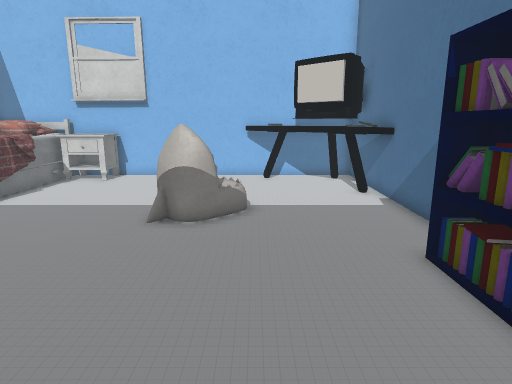
[1] (above)

15 first-person views from a walk through a Unity game level. The camera is 1.5 m above the floor, tilts 12° down and sees 75° across. The floor is counted in squares, 0.5 m on a side. Each view is taken from the middle of a square. On the plan, view 1 faces up. The plan holds only what a view shows up to about 20 squares ahead; the rest is blank. The player is left out. Some surface patterns are stand-ins.

[2]
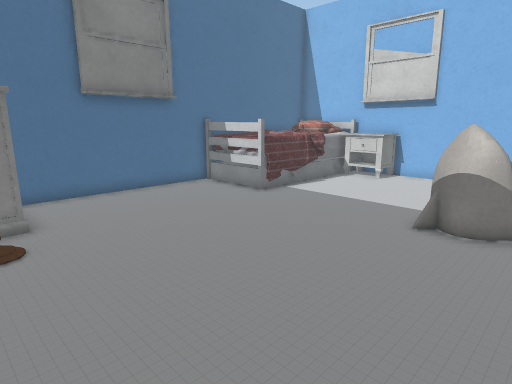

[3]
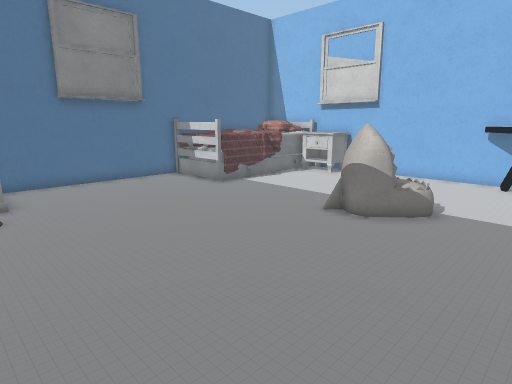

[4]
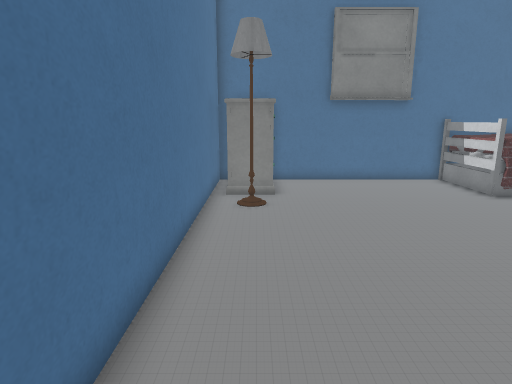

[5]
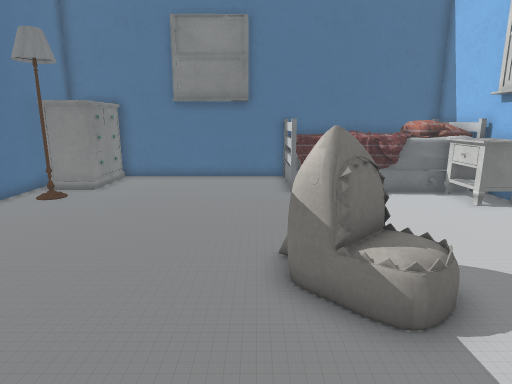

[6]
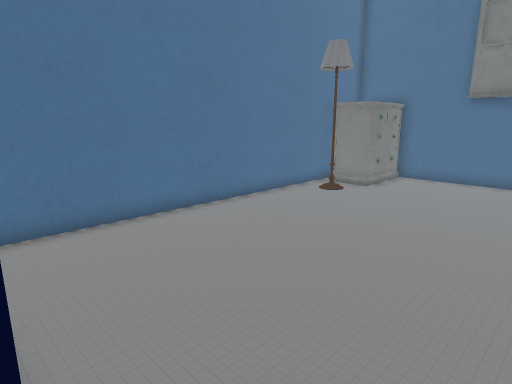

[7]
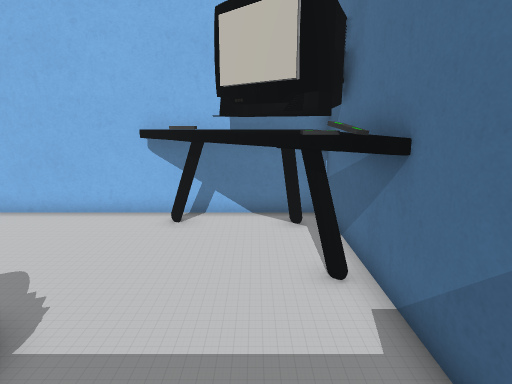

[8]
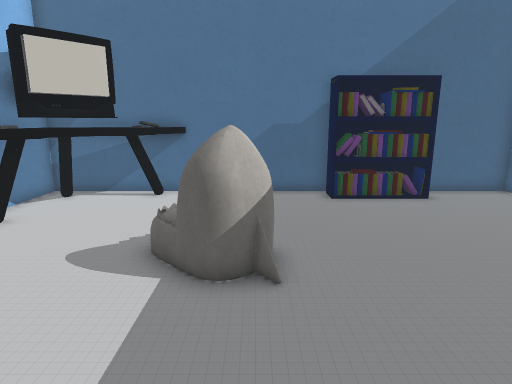

[9]
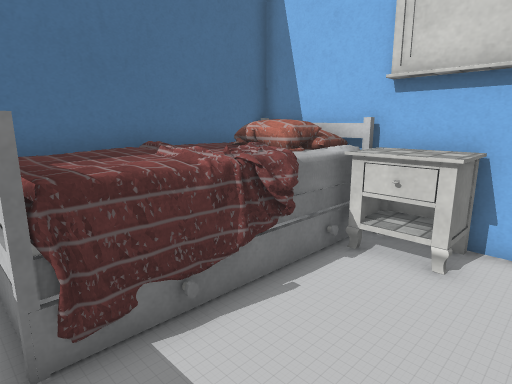

[10]
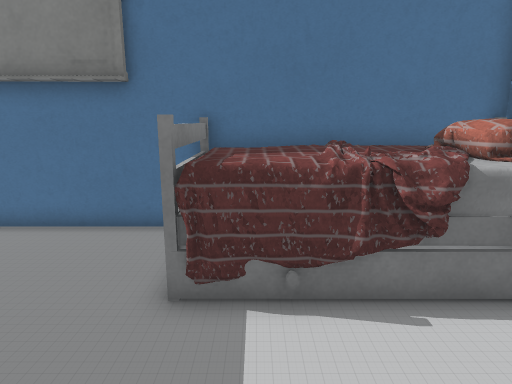

[11]
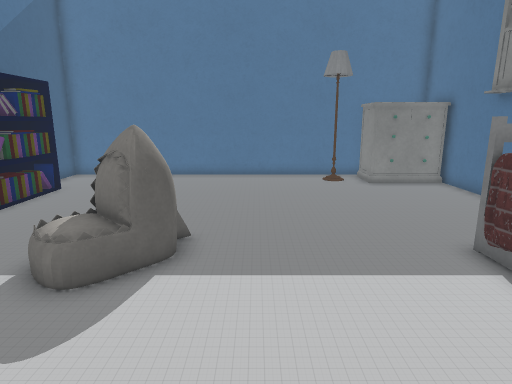

[12]
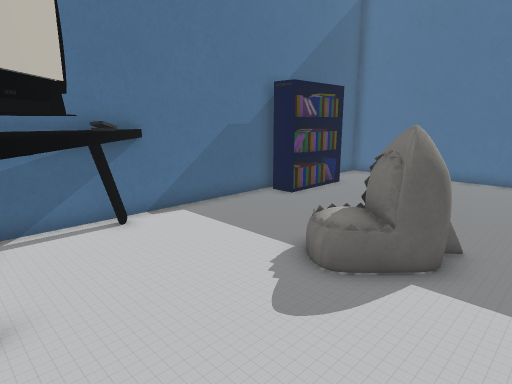

[13]
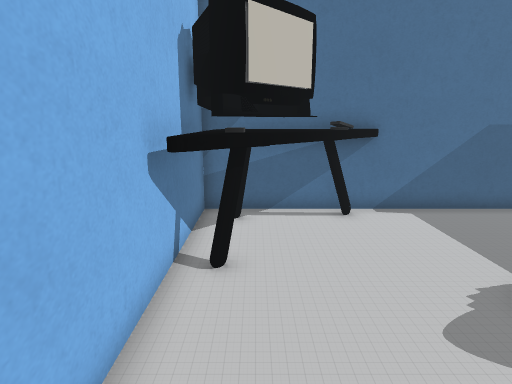

[14]
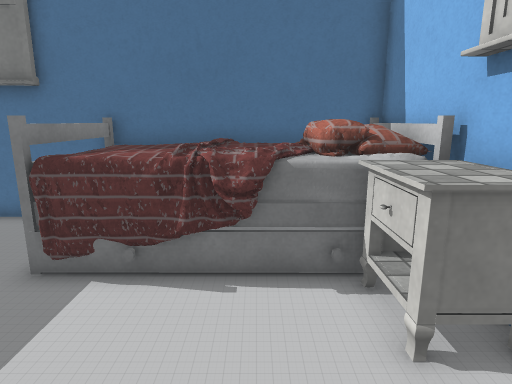

[15]
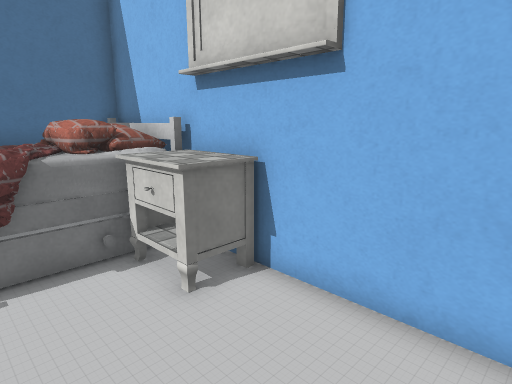

### Floor plan
Key: @ floor where view 1 was taken; # wall or solid block; . floor; O other object.
Columns run from 14 left of view 1 to 5 right of it. Each row starts with its distance up from view 1.
 19 ####################
 18 OOOOOOO ..... OOOOOO
 17 OOOOOOO.......OOOOOO
 16 OOOOO...........OOOO
 15 OOOOO............OOO
 14 OOOOO.............OO
 13 OOOOO..............O
 12 OOOOO.......OO.....#
 11 OOOOO......OOO.....#
 10 #..........OOO.....#
  9 #..................#
  8 #..................#
  7 #.................OO
  6 #.................OO
  5 #.................OO
  4 #.................OO
  3 #.................O#
  2 #OOO...............#
  1 #  O.O.............#
  0 #  O..........@....#
 -1 ####################

Positions as (right, up) in squares from view 1, and headings:
1: (0, 0), facing up
2: (0, 0), facing up-left
3: (3, 0), facing up-left
4: (3, 1), facing left
5: (4, 9), facing left
6: (4, 9), facing down-left
7: (3, 8), facing up
8: (-9, 10), facing right
9: (-6, 10), facing up-left
10: (-5, 12), facing left
11: (-5, 18), facing down
12: (-5, 18), facing down-right
13: (-6, 17), facing right
14: (-4, 15), facing left
15: (-3, 14), facing up-left
